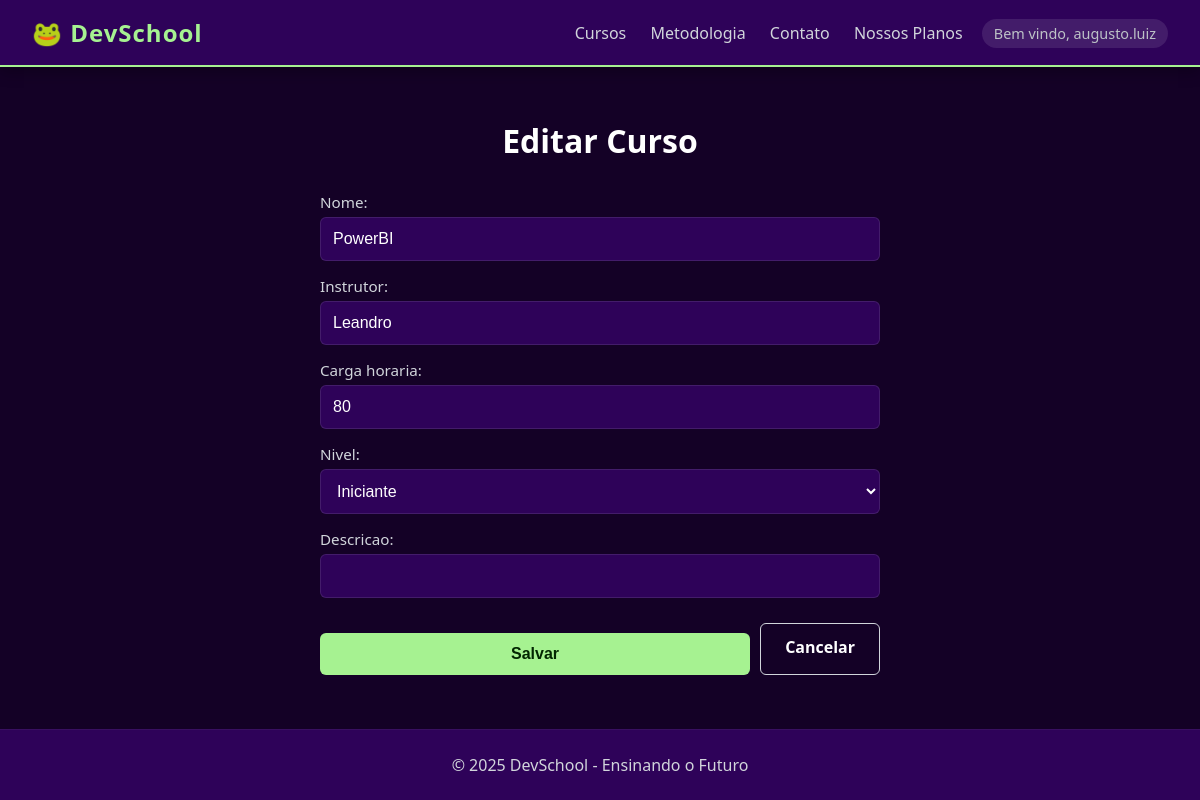
/curso/editar/2/ (signed in), run on the app's committed database.
### app/models.py (models this page shows, shortened)
class Curso(models.Model):
    nome = models.CharField(max_length=200)
    instrutor = models.CharField(max_length=100)
    carga_horaria = models.IntegerField()
    NIVEL_CHOICES = [
        ('Iniciante', 'Iniciante'),
        ('Intermediário', 'Intermediário'),
        ('Avançado', 'Avançado'),
    ]
    nivel = models.CharField(max_length=50, choices=NIVEL_CHOICES, default='Iniciante')
    descricao = models.CharField(max_length=1000, default ='')

### app/views.py (the view)
# urls.py: path('curso/editar/<int:pk>/', views.editar_curso_view, name='curso_editar'),
def editar_curso_view(request, pk):
    curso = get_object_or_404(Curso, pk=pk)
    form = CursoForm(request.POST or None, instance=curso)
    if form.is_valid():
        form.save()
        return redirect('home') # Redireciona para a lista (nome da sua rota home)
    return render(request, 'curso_form.html', {'form': form})

### app/forms.py
class CursoForm(forms.ModelForm):
    class Meta:
        model = Curso
        fields = '__all__' # Inclui todos os campos do Model

### app/templates/curso_form.html (shortened to what this page needs)
{% extends 'base.html' %}
{% block conteudo %}
    {% if perms.app.change_curso %}
    <div class="form-wrapper">
        <h1 class="text-center mb-30" style="color: var(--text-main);">
            {% if form.instance.pk %}
                Editar Curso
            {% else %}
                Cadastrar Novo Curso
            {% endif %}
        </h1>
        <form method="post">
            <div class="django-raw-form">
                {{ form.as_p }}
            </div>
            <div style="display: flex; gap: 10px; margin-top: 25px;">
                <button type="submit" class="btn btn-primary">
                    Salvar
                </button>
                <a href="/" class="btn btn-outline" style="text-decoration: none; text-align: center;">
                    Cancelar
                </a>
            </div>
        </form>
    </div>
    {% else %}
    <h1>Você precisa ter permissão para acessar esta página<h1>
    {% endif %}
{% endblock %}

### app/templates/base.html (shortened to what this page needs)
<!DOCTYPE html>
<html lang="pt-BR">
<head>
    {% load static %}
    <link rel="stylesheet" href="{% static 'style.css' %}">
</head>
<body>
    <header>
    <nav>
        <h2>🐸 DevSchool</h2>
        <div>
            <a href="/">Cursos</a>
            <a href="/metodologia">Metodologia</a>
            <a href="/contato">Contato</a>
            <a href="/assinaturas">Nossos Planos</a>
            {% if user.is_authenticated %} <span style="margin-left: 15px; font-size: 0.9em; color: #bdc3c7;">
                    Bem vindo, {{ user.username }}
                </span>
            {% else %}
                <a href="{% url 'login' %}">LOGIN</a>
            {% endif %}
        </div>
    </nav>
    </header>
    <main>
    <div class="container">
        {% block conteudo %}
        {% endblock %}
    </div>
    </main>
    <footer>© 2025 DevSchool - Ensinando o Futuro</footer>
</body>
</html>

### app/static/style.css (style rules this page uses)
:root { --background-color: #140126; --primary-surface: #2E0259; --accent-color: #A6F291; --contrast-text: #022601; --text-main: #ffffff; --text-secondary: #d1d5db; }
* { margin: 0; padding: 0; box-sizing: border-box; }
body { font-family: 'Segoe UI', Tahoma, Geneva, Verdana, sans-serif; background-color: var(--background-color); color: var(--text-main); display: flex; flex-direction: column; min-height: 100vh; }
nav { background-color: var(--primary-surface); padding: 1rem 2rem; display: flex; justify-content: space-between; align-items: center; border-bottom: 2px solid var(--accent-color); box-shadow: 0 4px 15px rgba(0,0,0,0.3); }
nav h2 { font-size: 1.5rem; font-weight: bold; letter-spacing: 1px; color: var(--accent-color); }
nav a { color: var(--text-secondary); text-decoration: none; margin-left: 20px; font-weight: 500; transition: color 0.3s; }
nav span { margin-left: 20px; font-size: 0.9rem; background-color: rgba(255,255,255,0.1); padding: 5px 12px; border-radius: 20px; color: var(--text-main); }
.container { max-width: 1100px; margin: 2rem auto; padding: 0 20px; flex: 1; width: 100%; }
footer { background-color: var(--primary-surface); color: var(--text-secondary); text-align: center; padding: 1.5rem; margin-top: auto; border-top: 1px solid rgba(255,255,255,0.05); }
h1, h3 { color: var(--text-main); margin-bottom: 20px; }
.form-wrapper { max-width: 600px; margin: 0 auto; padding: 20px; }
.text-center { text-align: center; }
.mb-30 { margin-bottom: 30px; }
label { color: var(--text-secondary); font-weight: 500; font-size: 0.95rem; }
.btn { padding: 12px 24px; border-radius: 6px; font-weight: bold; font-size: 1rem; cursor: pointer; border: none; transition: transform 0.2s, opacity 0.2s; display: inline-block; text-align: center; }
.btn-primary { background-color: var(--accent-color); color: var(--contrast-text); width: 100%; margin-top: 10px; }
.btn-outline { background: transparent; border: 1px solid var(--text-secondary); color: var(--text-main); }
.django-raw-form p label { display: block; color: var(--text-secondary); font-weight: 500; margin-bottom: 5px; margin-top: 15px; }
.django-raw-form input[type="text"], .django-raw-form input[type="number"], .django-raw-form input[type="email"], .django-raw-form select, .django-raw-form textarea { width: 100%; padding: 12px; border-radius: 6px; border: 1px solid rgba(255, 255, 255, 0.1); background-color: var(--primary-surface); color: var(--text-main); font-size: 1rem; outline: none; transition: border-color 0.3s; }
:root { --danger-color: #ef4444; --danger-hover: #dc2626; }

### data on the page
Curso: nome "PowerBI", instrutor "Leandro", carga_horaria "80", nivel "Iniciante"

### other printed values
{{ user.username }} "augusto.luiz"
